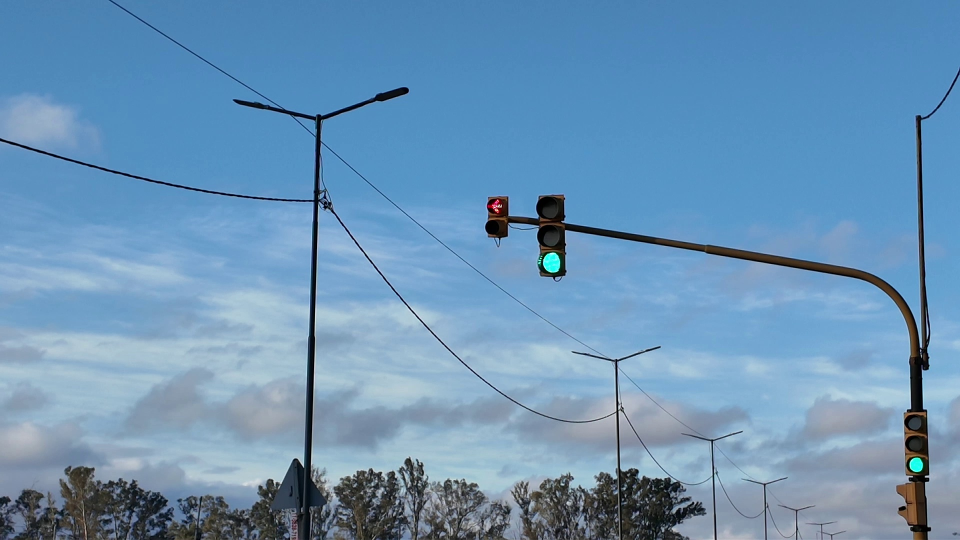
#> input picture test_retroalimentacion_bbox/frame_0000.jpg, 1920 x 1080 px (shown at 1/2 size)
$ python select_initial_projections.py frame_0000.jpg
#> lines starting #> are read from the running program, lines starting #| are printed output that depends on the picture
import cv2
import os
import sys

if len(sys.argv) != 2:
    print("Uso: python3 select_initial_projections.py <frame.jpg>")
    print("Ejemplo: python3 select_initial_projections.py frame_0000.jpg")
    sys.exit(1)

image_path = sys.argv[1]
image_name = os.path.basename(image_path)
# Guardar en nuestra carpeta del test
output_path = "initial_projections.txt"

image = cv2.imread(image_path)
#> image is the input picture: shape (1080, 1920, 3); mean B, G, R 181.9, 147.7, 107.2
if image is None:
    raise FileNotFoundError(f"No se pudo abrir la imagen en {image_path}")

print(f"🎯 Seleccionando proyecciones iniciales para: {image_name}")
print("📝 Instrucciones:")
print("   - Haz clic y arrastra para crear un rectángulo")
print("   - Presiona 's' para guardar y continuar")
print("   - Presiona 'r' para resetear todas las selecciones")
print("   - Presiona 'z' para deshacer la última selección")
print("   - Presiona 'q' para salir sin guardar")

clone = image.copy()
boxes = []
id_counter = 0
drawing = False
x_start, y_start = -1, -1

# Escalar imagen si es muy grande
h, w = image.shape[:2]
#> h = 1080; w = 1920
if w > 1200:
    scale = 1200 / w
#> scale = 0.625
else:
    scale = 1

resized = cv2.resize(clone, (0, 0), fx=scale, fy=scale)
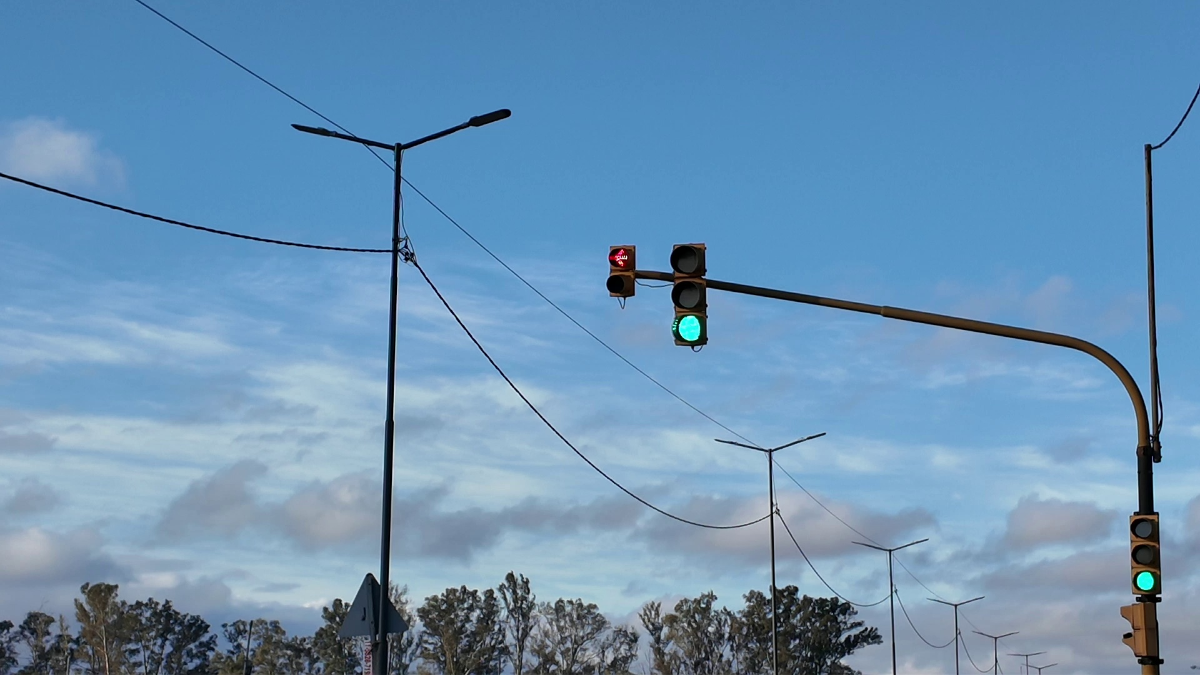
#> resized: shape (675, 1200, 3); mean B, G, R 181.8, 147.7, 107.1

# [46 lines left out: function draw_rectangle, not called in this run]

cv2.namedWindow('Selector de Proyecciones')
cv2.setMouseCallback('Selector de Proyecciones', draw_rectangle)
cv2.imshow('Selector de Proyecciones', resized)

print(f"📊 Dimensiones de imagen: {w}x{h} (escala: {scale:.2f})")
#| 📊 Dimensiones de imagen: 1920x1080 (escala: 0.62)

while True:
    key = cv2.waitKey(1) & 0xFF
#> (key q is pressed here)

    if key == ord('s'):  # Guardar
        if len(boxes) > 0:
            with open(output_path, "w") as f:
                for box in boxes:
                    x1, y1, x2, y2, box_id = box
                    f.write(f"{image_name},{x1},{y1},{x2},{y2},{box_id}\n")
            print(f"💾 Guardadas {len(boxes)} proyecciones en {output_path}")
            break
        else:
            print("⚠️  No hay proyecciones para guardar")

    elif key == ord('r'):  # Reset
        boxes = []
        id_counter = 0
        cv2.imshow('Selector de Proyecciones', resized)
        print("🔄 Proyecciones reseteadas")

    elif key == ord('z'):  # Undo
        if boxes:
            removed = boxes.pop()
            id_counter = max(0, id_counter - 1)
            image_copy = resized.copy()
            for box in boxes:
                x1, y1, x2, y2, box_id = box
                cv2.rectangle(image_copy, (int(x1 * scale), int(y1 * scale)),
                             (int(x2 * scale), int(y2 * scale)), (0, 255, 0), 2)
                cv2.putText(image_copy, f'ID:{box_id}',
                           (int(x1 * scale), int(y1 * scale) - 5),
                           cv2.FONT_HERSHEY_SIMPLEX, 0.5, (0, 255, 0), 1)
            cv2.imshow('Selector de Proyecciones', image_copy)
            print(f"⏪ Proyección eliminada: {removed}")
        else:
            print("⚠️  No hay proyecciones para eliminar")

    elif key == ord('q'):  # Salir sin guardar
        print("❌ Saliendo sin guardar")
        break

cv2.destroyAllWindows()
